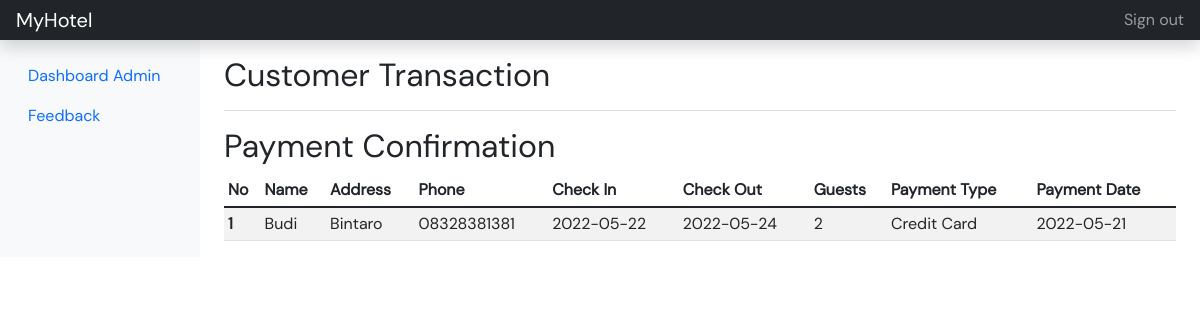
Before: /admin.php (signed in) with the older database file.
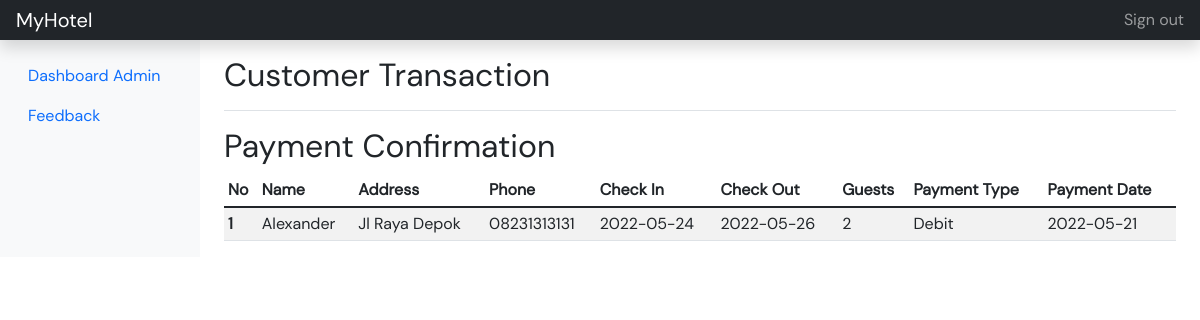
After: the same page with the newer database file.
### tables this page shows
CREATE TABLE `reservation` (
  `id` int(11) NOT NULL,
  `name` varchar(100) NOT NULL,
  `province` varchar(50) NOT NULL,
  `city` varchar(50) NOT NULL,
  `address` varchar(100) NOT NULL,
  `phone` varchar(15) NOT NULL,
  `check_in` date NOT NULL,
  `check_out` date NOT NULL,
  `guests` varchar(10) NOT NULL,
  `payment_type` varchar(20) NOT NULL,
  `payment_date` date NOT NULL DEFAULT current_timestamp(),
  `user_id` varchar(10) NOT NULL
);

### admin.php (the view, shortened to what this page needs)
<!DOCTYPE html>
<html lang="en">
<head>
    <link href="https://cdn.jsdelivr.net/npm/bootstrap@5.1.3/dist/css/bootstrap.min.css" rel="stylesheet">
    <link rel="stylesheet" href="https://use.fontawesome.com/releases/v5.15.4/css/all.css"/>
    <link rel="stylesheet" href="fonts/stylesheet.css">
    <link rel="stylesheet" href="styles/admin-menu.css">
    <link href="https://unpkg.com/aos@2.3.1/dist/aos.css" rel="stylesheet">
</head>
<?php
include_once 'conn.php';
?>
<body>
    <section id="wrapper">
        <header class="navbar navbar-dark sticky-top bg-dark flex-md-nowrap p-0 shadow">
            <a class="navbar-brand col-md-3 col-lg-2 me-0 px-3" href="#">MyHotel</a>
            <div class="navbar-nav">
              <div class="nav-item text-nowrap">
                <a class="nav-link px-3" href="logout_admin.php">Sign out</a>
              </div>
            </div>
          </header>
          <div class="container-fluid">
            <div class="row">
              <nav id="sidebarMenu" class="col-md-3 col-lg-2 d-md-block bg-light sidebar collapse">
                <div class="position-sticky pt-3">
                  <ul class="nav flex-column">
                    <li class="nav-item">
                      <a class="nav-link active" aria-current="page" href="admin.php">
                        Dashboard Admin
                      </a>
                    </li>
                    <li class="nav-item">
                      <a class="nav-link" href="admin-feedback.php">
                        Feedback
                      </a>
                    </li>
                  </ul>
                </div>
              </nav>
              <main class="col-md-9 ms-sm-auto col-lg-10 px-md-4">
                <div class="d-flex justify-content-between flex-wrap flex-md-nowrap align-items-center pt-3 pb-2 mb-3 border-bottom">
                  <h1 class="h2">Customer Transaction</h1>
                </div>
                <h2>Payment Confirmation</h2>
                <div class="table-responsive">
                  <table class="table table-striped table-sm">
                    <thead>
                      <tr>
                        <th scope="col">No</th>
                        <th scope="col">Name</th>
                        <th scope="col">Address</th>
                        <th scope="col">Phone</th>
                        <th scope="col">Check In</th>
                        <th scope="col">Check Out</th>
                        <th scope="col">Guests</th>
                        <th scope="col">Payment Type</th>
                        <th scope="col">Payment Date</th>
                      </tr>
                    </thead>
                    <tbody>
                    <?php
                        $count = 1;
                        $sql = "SELECT id, name, address, phone, check_in, check_out, guests, payment_type, payment_date
                         FROM reservation";
                        $result = $conn->query($sql);
                        if ($result->num_rows > 0) {
                        while($row = $result->fetch_assoc()) {
                            echo "<tr>
                            <th scope='row'>$count</th>
                            <td>$row[name]</td>
                            <td>$row[address]</td>
                            <td>$row[phone]</td>
                            <td>$row[check_in]</td>
                            <td>$row[check_out]</td>
                            <td>$row[guests]</td>
                            <td>$row[payment_type]</td>
                            <td>$row[payment_date]</td>
                            </tr>";
                            $count++;
                        }
                        } else {
                        echo "<tr>Data not found </tr>";
                        }
                    ?>
                    </tbody>
                  </table>
                </div>
              </main>
            </div>
          </div>
    </section>
</body>
</html>

### styles/admin-menu.css (style rules this page uses)
#wrapper { font-family: 'DM Sans Regular' ; }
body { overflow-x: hidden; margin: 0; padding: 0; }
html { scroll-behavior: smooth !important; }

Changed rows visible on the page:
removed reservation: name "Budi", address "Bintaro", phone "08328381381", check_in "2022-05-22", check_out "2022-05-24", guests "2", payment_type "Credit Card", payment_date "2022-05-21"
added reservation: name "Alexander", address "Jl Raya Depok", phone "08231313131", check_in "2022-05-24", check_out "2022-05-26", guests "2", payment_type "Debit", payment_date "2022-05-21"
